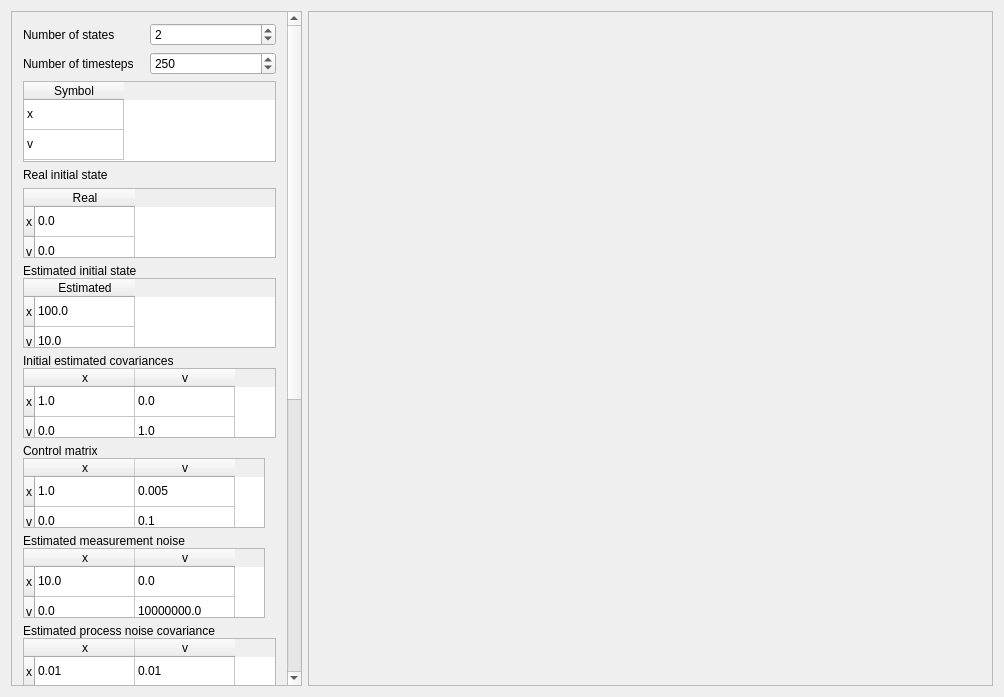
<?xml version="1.0" encoding="UTF-8"?>
<ui version="4.0">
 <class>QtMainDialog</class>
 <widget class="QDialog" name="QtMainDialog">
  <property name="geometry">
   <rect>
    <x>0</x>
    <y>0</y>
    <width>1004</width>
    <height>697</height>
   </rect>
  </property>
  <property name="windowTitle">
   <string>CppKalmanFilterExample8</string>
  </property>
  <layout class="QGridLayout" name="gridLayout_3">
   <item row="0" column="0">
    <widget class="QScrollArea" name="scrollArea">
     <property name="sizePolicy">
      <sizepolicy hsizetype="Maximum" vsizetype="Preferred">
       <horstretch>0</horstretch>
       <verstretch>0</verstretch>
      </sizepolicy>
     </property>
     <property name="widgetResizable">
      <bool>true</bool>
     </property>
     <widget class="QWidget" name="scrollAreaWidgetContents">
      <property name="geometry">
       <rect>
        <x>0</x>
        <y>0</y>
        <width>266</width>
        <height>1060</height>
       </rect>
      </property>
      <layout class="QVBoxLayout" name="verticalLayout">
       <item>
        <widget class="QWidget" name="widget" native="true">
         <layout class="QGridLayout" name="gridLayout_2">
          <property name="horizontalSpacing">
           <number>1</number>
          </property>
          <property name="verticalSpacing">
           <number>6</number>
          </property>
          <property name="margin">
           <number>0</number>
          </property>
          <item row="1" column="0">
           <widget class="QLabel" name="label_n_states">
            <property name="text">
             <string>Number of states</string>
            </property>
           </widget>
          </item>
          <item row="1" column="1">
           <widget class="QSpinBox" name="box_n_states">
            <property name="minimum">
             <number>1</number>
            </property>
            <property name="maximum">
             <number>10</number>
            </property>
            <property name="value">
             <number>2</number>
            </property>
           </widget>
          </item>
          <item row="3" column="0" colspan="2">
           <widget class="QTableWidget" name="table_states">
            <property name="sizePolicy">
             <sizepolicy hsizetype="Preferred" vsizetype="Preferred">
              <horstretch>0</horstretch>
              <verstretch>0</verstretch>
             </sizepolicy>
            </property>
            <property name="minimumSize">
             <size>
              <width>0</width>
              <height>81</height>
             </size>
            </property>
            <property name="maximumSize">
             <size>
              <width>20000</width>
              <height>20000</height>
             </size>
            </property>
            <property name="verticalScrollBarPolicy">
             <enum>Qt::ScrollBarAlwaysOff</enum>
            </property>
            <property name="horizontalScrollBarPolicy">
             <enum>Qt::ScrollBarAlwaysOff</enum>
            </property>
            <attribute name="verticalHeaderVisible">
             <bool>false</bool>
            </attribute>
            <row>
             <property name="text">
              <string>1</string>
             </property>
            </row>
            <row>
             <property name="text">
              <string>2</string>
             </property>
            </row>
            <column>
             <property name="text">
              <string>Symbol</string>
             </property>
            </column>
            <item row="0" column="0">
             <property name="text">
              <string>x</string>
             </property>
            </item>
            <item row="1" column="0">
             <property name="text">
              <string>v</string>
             </property>
            </item>
           </widget>
          </item>
          <item row="2" column="1">
           <widget class="QSpinBox" name="box_n_timesteps">
            <property name="maximum">
             <number>1000000</number>
            </property>
            <property name="value">
             <number>250</number>
            </property>
           </widget>
          </item>
          <item row="2" column="0">
           <widget class="QLabel" name="label_n_timesteps">
            <property name="text">
             <string>Number of timesteps</string>
            </property>
           </widget>
          </item>
         </layout>
        </widget>
       </item>
       <item>
        <widget class="QWidget" name="widget_init_state_real" native="true">
         <layout class="QVBoxLayout" name="verticalLayout_9">
          <property name="margin">
           <number>0</number>
          </property>
          <item>
           <widget class="QLabel" name="label_init_state_real">
            <property name="sizePolicy">
             <sizepolicy hsizetype="Preferred" vsizetype="Maximum">
              <horstretch>0</horstretch>
              <verstretch>0</verstretch>
             </sizepolicy>
            </property>
            <property name="text">
             <string>Real initial state</string>
            </property>
           </widget>
          </item>
          <item>
           <widget class="QTableWidget" name="table_init_state_real">
            <property name="sizePolicy">
             <sizepolicy hsizetype="Preferred" vsizetype="Preferred">
              <horstretch>0</horstretch>
              <verstretch>0</verstretch>
             </sizepolicy>
            </property>
            <property name="maximumSize">
             <size>
              <width>20000</width>
              <height>20000</height>
             </size>
            </property>
            <property name="verticalScrollBarPolicy">
             <enum>Qt::ScrollBarAlwaysOff</enum>
            </property>
            <property name="horizontalScrollBarPolicy">
             <enum>Qt::ScrollBarAlwaysOff</enum>
            </property>
            <row>
             <property name="text">
              <string>x</string>
             </property>
            </row>
            <row>
             <property name="text">
              <string>v</string>
             </property>
            </row>
            <column>
             <property name="text">
              <string>Real</string>
             </property>
            </column>
            <item row="0" column="0">
             <property name="text">
              <string>0.0</string>
             </property>
            </item>
            <item row="1" column="0">
             <property name="text">
              <string>0.0</string>
             </property>
            </item>
           </widget>
          </item>
         </layout>
        </widget>
       </item>
       <item>
        <widget class="QWidget" name="widget_init_state_estimate" native="true">
         <layout class="QVBoxLayout" name="verticalLayout_8">
          <property name="spacing">
           <number>0</number>
          </property>
          <property name="margin">
           <number>0</number>
          </property>
          <item>
           <widget class="QLabel" name="label_init_state_estimate">
            <property name="sizePolicy">
             <sizepolicy hsizetype="Preferred" vsizetype="Maximum">
              <horstretch>0</horstretch>
              <verstretch>0</verstretch>
             </sizepolicy>
            </property>
            <property name="text">
             <string>Estimated initial state</string>
            </property>
           </widget>
          </item>
          <item>
           <widget class="QTableWidget" name="table_init_state_estimate">
            <property name="sizePolicy">
             <sizepolicy hsizetype="Preferred" vsizetype="Preferred">
              <horstretch>0</horstretch>
              <verstretch>0</verstretch>
             </sizepolicy>
            </property>
            <property name="maximumSize">
             <size>
              <width>20000</width>
              <height>20000</height>
             </size>
            </property>
            <property name="verticalScrollBarPolicy">
             <enum>Qt::ScrollBarAlwaysOff</enum>
            </property>
            <property name="horizontalScrollBarPolicy">
             <enum>Qt::ScrollBarAlwaysOff</enum>
            </property>
            <row>
             <property name="text">
              <string>x</string>
             </property>
            </row>
            <row>
             <property name="text">
              <string>v</string>
             </property>
            </row>
            <column>
             <property name="text">
              <string>Estimated</string>
             </property>
            </column>
            <item row="0" column="0">
             <property name="text">
              <string>100.0</string>
             </property>
            </item>
            <item row="1" column="0">
             <property name="text">
              <string>10.0</string>
             </property>
            </item>
           </widget>
          </item>
         </layout>
        </widget>
       </item>
       <item>
        <widget class="QWidget" name="widget_init_covariance_estimate" native="true">
         <layout class="QVBoxLayout" name="verticalLayout_3">
          <property name="spacing">
           <number>0</number>
          </property>
          <property name="margin">
           <number>0</number>
          </property>
          <item>
           <widget class="QLabel" name="label_init_covariance_estimate">
            <property name="sizePolicy">
             <sizepolicy hsizetype="Preferred" vsizetype="Maximum">
              <horstretch>0</horstretch>
              <verstretch>0</verstretch>
             </sizepolicy>
            </property>
            <property name="text">
             <string>Initial estimated covariances</string>
            </property>
           </widget>
          </item>
          <item>
           <widget class="QTableWidget" name="table_init_covariance_estimate">
            <property name="sizePolicy">
             <sizepolicy hsizetype="Preferred" vsizetype="Preferred">
              <horstretch>0</horstretch>
              <verstretch>0</verstretch>
             </sizepolicy>
            </property>
            <property name="maximumSize">
             <size>
              <width>20000</width>
              <height>20000</height>
             </size>
            </property>
            <property name="verticalScrollBarPolicy">
             <enum>Qt::ScrollBarAlwaysOff</enum>
            </property>
            <property name="horizontalScrollBarPolicy">
             <enum>Qt::ScrollBarAlwaysOff</enum>
            </property>
            <row>
             <property name="text">
              <string>x</string>
             </property>
            </row>
            <row>
             <property name="text">
              <string>v</string>
             </property>
            </row>
            <column>
             <property name="text">
              <string>x</string>
             </property>
            </column>
            <column>
             <property name="text">
              <string>v</string>
             </property>
            </column>
            <item row="0" column="0">
             <property name="text">
              <string>1.0</string>
             </property>
            </item>
            <item row="0" column="1">
             <property name="text">
              <string>0.0</string>
             </property>
            </item>
            <item row="1" column="0">
             <property name="text">
              <string>0.0</string>
             </property>
            </item>
            <item row="1" column="1">
             <property name="text">
              <string>1.0</string>
             </property>
            </item>
           </widget>
          </item>
         </layout>
        </widget>
       </item>
       <item>
        <widget class="QWidget" name="widget_control" native="true">
         <layout class="QVBoxLayout" name="verticalLayout_4">
          <property name="spacing">
           <number>0</number>
          </property>
          <property name="leftMargin">
           <number>0</number>
          </property>
          <property name="topMargin">
           <number>0</number>
          </property>
          <property name="bottomMargin">
           <number>0</number>
          </property>
          <item>
           <widget class="QLabel" name="label_control">
            <property name="sizePolicy">
             <sizepolicy hsizetype="Preferred" vsizetype="Maximum">
              <horstretch>0</horstretch>
              <verstretch>0</verstretch>
             </sizepolicy>
            </property>
            <property name="text">
             <string>Control matrix</string>
            </property>
           </widget>
          </item>
          <item>
           <widget class="QTableWidget" name="table_control">
            <property name="sizePolicy">
             <sizepolicy hsizetype="Preferred" vsizetype="Preferred">
              <horstretch>0</horstretch>
              <verstretch>0</verstretch>
             </sizepolicy>
            </property>
            <property name="maximumSize">
             <size>
              <width>20000</width>
              <height>20000</height>
             </size>
            </property>
            <property name="verticalScrollBarPolicy">
             <enum>Qt::ScrollBarAlwaysOff</enum>
            </property>
            <property name="horizontalScrollBarPolicy">
             <enum>Qt::ScrollBarAlwaysOff</enum>
            </property>
            <row>
             <property name="text">
              <string>x</string>
             </property>
            </row>
            <row>
             <property name="text">
              <string>v</string>
             </property>
            </row>
            <column>
             <property name="text">
              <string>x</string>
             </property>
            </column>
            <column>
             <property name="text">
              <string>v</string>
             </property>
            </column>
            <item row="0" column="0">
             <property name="text">
              <string>1.0</string>
             </property>
            </item>
            <item row="0" column="1">
             <property name="text">
              <string>0.005</string>
             </property>
            </item>
            <item row="1" column="0">
             <property name="text">
              <string>0.0</string>
             </property>
            </item>
            <item row="1" column="1">
             <property name="text">
              <string>0.1</string>
             </property>
            </item>
           </widget>
          </item>
         </layout>
        </widget>
       </item>
       <item>
        <widget class="QWidget" name="widget_measurement_noise_estimate" native="true">
         <layout class="QVBoxLayout" name="verticalLayout_5">
          <property name="spacing">
           <number>0</number>
          </property>
          <property name="leftMargin">
           <number>0</number>
          </property>
          <property name="topMargin">
           <number>0</number>
          </property>
          <property name="bottomMargin">
           <number>0</number>
          </property>
          <item>
           <widget class="QLabel" name="label_measurement_noise_estimate">
            <property name="sizePolicy">
             <sizepolicy hsizetype="Preferred" vsizetype="Maximum">
              <horstretch>0</horstretch>
              <verstretch>0</verstretch>
             </sizepolicy>
            </property>
            <property name="text">
             <string>Estimated measurement noise</string>
            </property>
           </widget>
          </item>
          <item>
           <widget class="QTableWidget" name="table_measurement_noise_estimate">
            <property name="sizePolicy">
             <sizepolicy hsizetype="Preferred" vsizetype="Preferred">
              <horstretch>0</horstretch>
              <verstretch>0</verstretch>
             </sizepolicy>
            </property>
            <property name="maximumSize">
             <size>
              <width>20000</width>
              <height>20000</height>
             </size>
            </property>
            <property name="verticalScrollBarPolicy">
             <enum>Qt::ScrollBarAlwaysOff</enum>
            </property>
            <property name="horizontalScrollBarPolicy">
             <enum>Qt::ScrollBarAlwaysOff</enum>
            </property>
            <row>
             <property name="text">
              <string>x</string>
             </property>
            </row>
            <row>
             <property name="text">
              <string>v</string>
             </property>
            </row>
            <column>
             <property name="text">
              <string>x</string>
             </property>
            </column>
            <column>
             <property name="text">
              <string>v</string>
             </property>
            </column>
            <item row="0" column="0">
             <property name="text">
              <string>10.0</string>
             </property>
            </item>
            <item row="0" column="1">
             <property name="text">
              <string>0.0</string>
             </property>
            </item>
            <item row="1" column="0">
             <property name="text">
              <string>0.0</string>
             </property>
            </item>
            <item row="1" column="1">
             <property name="text">
              <string>10000000.0</string>
             </property>
            </item>
           </widget>
          </item>
         </layout>
        </widget>
       </item>
       <item>
        <widget class="QWidget" name="widget_process_noise_covariance_estimate" native="true">
         <layout class="QVBoxLayout" name="verticalLayout_2">
          <property name="spacing">
           <number>0</number>
          </property>
          <property name="margin">
           <number>0</number>
          </property>
          <item>
           <widget class="QLabel" name="label_process_noise_covariance_estimate">
            <property name="text">
             <string>Estimated process noise covariance</string>
            </property>
           </widget>
          </item>
          <item>
           <widget class="QTableWidget" name="table_process_noise_covariance_estimate">
            <property name="sizePolicy">
             <sizepolicy hsizetype="Preferred" vsizetype="Preferred">
              <horstretch>0</horstretch>
              <verstretch>0</verstretch>
             </sizepolicy>
            </property>
            <property name="maximumSize">
             <size>
              <width>20000</width>
              <height>20000</height>
             </size>
            </property>
            <property name="verticalScrollBarPolicy">
             <enum>Qt::ScrollBarAlwaysOff</enum>
            </property>
            <property name="horizontalScrollBarPolicy">
             <enum>Qt::ScrollBarAlwaysOff</enum>
            </property>
            <row>
             <property name="text">
              <string>x</string>
             </property>
            </row>
            <row>
             <property name="text">
              <string>v</string>
             </property>
            </row>
            <column>
             <property name="text">
              <string>x</string>
             </property>
            </column>
            <column>
             <property name="text">
              <string>v</string>
             </property>
            </column>
            <item row="0" column="0">
             <property name="text">
              <string>0.01</string>
             </property>
            </item>
            <item row="0" column="1">
             <property name="text">
              <string>0.01</string>
             </property>
            </item>
            <item row="1" column="0">
             <property name="text">
              <string>0.01</string>
             </property>
            </item>
            <item row="1" column="1">
             <property name="text">
              <string>0.01</string>
             </property>
            </item>
           </widget>
          </item>
         </layout>
         <zorder>table_process_noise_covariance_estimate</zorder>
         <zorder>label_process_noise_covariance_estimate</zorder>
        </widget>
       </item>
       <item>
        <widget class="QWidget" name="widget_observation" native="true">
         <layout class="QVBoxLayout" name="verticalLayout_6">
          <property name="spacing">
           <number>0</number>
          </property>
          <property name="leftMargin">
           <number>0</number>
          </property>
          <property name="topMargin">
           <number>0</number>
          </property>
          <property name="bottomMargin">
           <number>0</number>
          </property>
          <item>
           <widget class="QLabel" name="label_observation">
            <property name="sizePolicy">
             <sizepolicy hsizetype="Preferred" vsizetype="Maximum">
              <horstretch>0</horstretch>
              <verstretch>0</verstretch>
             </sizepolicy>
            </property>
            <property name="text">
             <string>Observation</string>
            </property>
           </widget>
          </item>
          <item>
           <widget class="QTableWidget" name="table_observation">
            <property name="sizePolicy">
             <sizepolicy hsizetype="Preferred" vsizetype="Preferred">
              <horstretch>0</horstretch>
              <verstretch>0</verstretch>
             </sizepolicy>
            </property>
            <property name="maximumSize">
             <size>
              <width>20000</width>
              <height>20000</height>
             </size>
            </property>
            <property name="verticalScrollBarPolicy">
             <enum>Qt::ScrollBarAlwaysOff</enum>
            </property>
            <property name="horizontalScrollBarPolicy">
             <enum>Qt::ScrollBarAlwaysOff</enum>
            </property>
            <row>
             <property name="text">
              <string>x</string>
             </property>
            </row>
            <row>
             <property name="text">
              <string>v</string>
             </property>
            </row>
            <column>
             <property name="text">
              <string>x</string>
             </property>
            </column>
            <column>
             <property name="text">
              <string>v</string>
             </property>
            </column>
            <item row="0" column="0">
             <property name="text">
              <string>1.0</string>
             </property>
            </item>
            <item row="0" column="1">
             <property name="text">
              <string>0.0</string>
             </property>
            </item>
            <item row="1" column="0">
             <property name="text">
              <string>0.0</string>
             </property>
            </item>
            <item row="1" column="1">
             <property name="text">
              <string>0.0</string>
             </property>
            </item>
           </widget>
          </item>
         </layout>
        </widget>
       </item>
       <item>
        <widget class="QWidget" name="widget_real_noise" native="true">
         <layout class="QVBoxLayout" name="verticalLayout_12">
          <property name="margin">
           <number>0</number>
          </property>
          <item>
           <widget class="QLabel" name="label_real_noise">
            <property name="text">
             <string>Real measurement noise</string>
            </property>
           </widget>
          </item>
          <item>
           <widget class="QTableWidget" name="table_real_measurement_noise">
            <property name="sizePolicy">
             <sizepolicy hsizetype="Preferred" vsizetype="Preferred">
              <horstretch>0</horstretch>
              <verstretch>0</verstretch>
             </sizepolicy>
            </property>
            <property name="maximumSize">
             <size>
              <width>20000</width>
              <height>20000</height>
             </size>
            </property>
            <property name="verticalScrollBarPolicy">
             <enum>Qt::ScrollBarAlwaysOff</enum>
            </property>
            <property name="horizontalScrollBarPolicy">
             <enum>Qt::ScrollBarAlwaysOff</enum>
            </property>
            <row>
             <property name="text">
              <string>x</string>
             </property>
            </row>
            <row>
             <property name="text">
              <string>v</string>
             </property>
            </row>
            <column>
             <property name="text">
              <string>Measurement</string>
             </property>
            </column>
            <item row="0" column="0">
             <property name="text">
              <string>10</string>
             </property>
            </item>
            <item row="1" column="0">
             <property name="text">
              <string>10000000</string>
             </property>
            </item>
           </widget>
          </item>
         </layout>
        </widget>
       </item>
       <item>
        <widget class="QWidget" name="widget_real_process_noise" native="true">
         <layout class="QVBoxLayout" name="verticalLayout_11">
          <property name="spacing">
           <number>0</number>
          </property>
          <property name="margin">
           <number>0</number>
          </property>
          <item>
           <widget class="QLabel" name="label">
            <property name="text">
             <string>Real process noise</string>
            </property>
           </widget>
          </item>
          <item>
           <widget class="QTableWidget" name="table_real_process_noise">
            <property name="sizePolicy">
             <sizepolicy hsizetype="Preferred" vsizetype="Preferred">
              <horstretch>0</horstretch>
              <verstretch>0</verstretch>
             </sizepolicy>
            </property>
            <property name="maximumSize">
             <size>
              <width>20000</width>
              <height>20000</height>
             </size>
            </property>
            <property name="verticalScrollBarPolicy">
             <enum>Qt::ScrollBarAlwaysOff</enum>
            </property>
            <property name="horizontalScrollBarPolicy">
             <enum>Qt::ScrollBarAlwaysOff</enum>
            </property>
            <row>
             <property name="text">
              <string>x</string>
             </property>
            </row>
            <row>
             <property name="text">
              <string>v</string>
             </property>
            </row>
            <column>
             <property name="text">
              <string>Process</string>
             </property>
            </column>
            <item row="0" column="0">
             <property name="text">
              <string>0.01</string>
             </property>
            </item>
            <item row="1" column="0">
             <property name="text">
              <string>0.01</string>
             </property>
            </item>
           </widget>
          </item>
         </layout>
        </widget>
       </item>
       <item>
        <widget class="QWidget" name="widget_state_transition" native="true">
         <layout class="QVBoxLayout" name="verticalLayout_7">
          <property name="spacing">
           <number>0</number>
          </property>
          <property name="leftMargin">
           <number>0</number>
          </property>
          <property name="topMargin">
           <number>0</number>
          </property>
          <property name="bottomMargin">
           <number>0</number>
          </property>
          <item>
           <widget class="QLabel" name="label_state_transition">
            <property name="text">
             <string>State transition matrix</string>
            </property>
           </widget>
          </item>
          <item>
           <widget class="QTableWidget" name="table_state_transition">
            <property name="sizePolicy">
             <sizepolicy hsizetype="Preferred" vsizetype="Preferred">
              <horstretch>0</horstretch>
              <verstretch>0</verstretch>
             </sizepolicy>
            </property>
            <property name="maximumSize">
             <size>
              <width>20000</width>
              <height>20000</height>
             </size>
            </property>
            <property name="verticalScrollBarPolicy">
             <enum>Qt::ScrollBarAlwaysOff</enum>
            </property>
            <property name="horizontalScrollBarPolicy">
             <enum>Qt::ScrollBarAlwaysOff</enum>
            </property>
            <row>
             <property name="text">
              <string>x</string>
             </property>
            </row>
            <row>
             <property name="text">
              <string>v</string>
             </property>
            </row>
            <column>
             <property name="text">
              <string>x</string>
             </property>
            </column>
            <column>
             <property name="text">
              <string>v</string>
             </property>
            </column>
            <item row="0" column="0">
             <property name="text">
              <string>1.0</string>
             </property>
            </item>
            <item row="0" column="1">
             <property name="text">
              <string>0.1</string>
             </property>
            </item>
            <item row="1" column="0">
             <property name="text">
              <string>0.0</string>
             </property>
            </item>
            <item row="1" column="1">
             <property name="text">
              <string>1.0</string>
             </property>
            </item>
           </widget>
          </item>
         </layout>
        </widget>
       </item>
       <item>
        <widget class="QWidget" name="widget_input" native="true">
         <layout class="QVBoxLayout" name="verticalLayout_10">
          <property name="spacing">
           <number>0</number>
          </property>
          <property name="margin">
           <number>0</number>
          </property>
          <item>
           <widget class="QLabel" name="label_input">
            <property name="text">
             <string>Input</string>
            </property>
           </widget>
          </item>
          <item>
           <widget class="QTableWidget" name="table_input">
            <property name="sizePolicy">
             <sizepolicy hsizetype="Preferred" vsizetype="Preferred">
              <horstretch>0</horstretch>
              <verstretch>0</verstretch>
             </sizepolicy>
            </property>
            <property name="maximumSize">
             <size>
              <width>20000</width>
              <height>20000</height>
             </size>
            </property>
            <property name="verticalScrollBarPolicy">
             <enum>Qt::ScrollBarAlwaysOff</enum>
            </property>
            <property name="horizontalScrollBarPolicy">
             <enum>Qt::ScrollBarAlwaysOff</enum>
            </property>
            <row>
             <property name="text">
              <string>x</string>
             </property>
            </row>
            <row>
             <property name="text">
              <string>v</string>
             </property>
            </row>
            <column>
             <property name="text">
              <string>Input</string>
             </property>
            </column>
            <item row="0" column="0">
             <property name="text">
              <string>0.0</string>
             </property>
            </item>
            <item row="1" column="0">
             <property name="text">
              <string>1.0</string>
             </property>
            </item>
           </widget>
          </item>
         </layout>
        </widget>
       </item>
       <item>
        <spacer name="verticalSpacer">
         <property name="orientation">
          <enum>Qt::Vertical</enum>
         </property>
         <property name="sizeHint" stdset="0">
          <size>
           <width>20</width>
           <height>40</height>
          </size>
         </property>
        </spacer>
       </item>
      </layout>
     </widget>
    </widget>
   </item>
   <item row="0" column="1">
    <widget class="QScrollArea" name="scrollArea_plot">
     <property name="widgetResizable">
      <bool>true</bool>
     </property>
     <widget class="QWidget" name="scrollArea_plot_widget">
      <property name="geometry">
       <rect>
        <x>0</x>
        <y>0</y>
        <width>693</width>
        <height>677</height>
       </rect>
      </property>
      <layout class="QGridLayout" name="gridLayout">
       <item row="0" column="0">
        <layout class="QVBoxLayout" name="layout_plots"/>
       </item>
      </layout>
     </widget>
    </widget>
   </item>
  </layout>
 </widget>
 <layoutdefault spacing="6" margin="11"/>
 <resources/>
 <connections/>
</ui>
